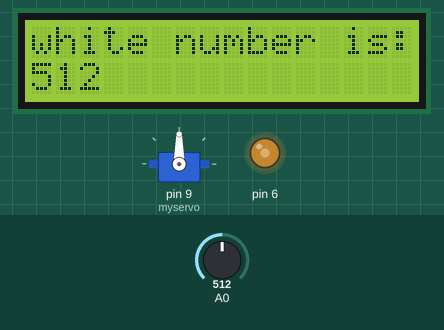
This sketch was run on a simulated Arduino Uno, built with avr-gcc and run on an emulated ATmega328P. On the bench: servo, 16×2 character LCD, output pins drawn as LEDs (lit = HIGH). The test bench sets the inputs (shaded band); at power-on: A0 = 512. What the sketch prints to the serial monitor is not drawn.

Above: at 5.1 s.
At 17.2 s:
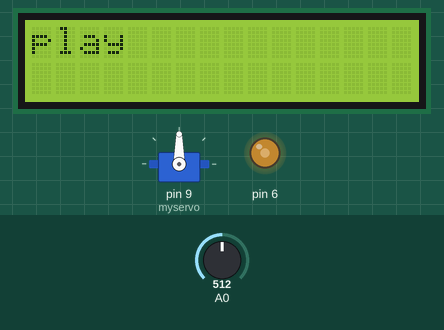
17.3 s: A0 set to 306
At 18.3 s:
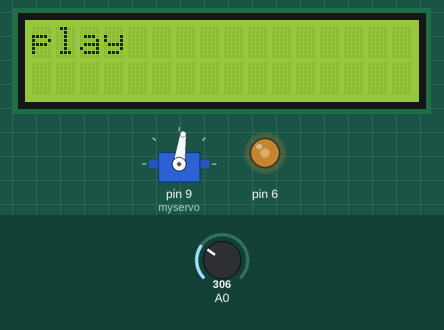
Timing chart, 0 to 20.3 s (numbered marks = the images above; inputs shaded):
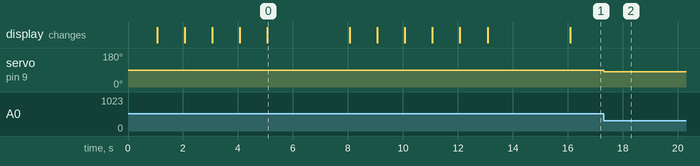

Measured:
- after the input at 17.3 s, servo on pin 9 (myservo): 90° → 82° at once
- what the display in image 0 shows lasts 3.0 s, from 5.1 s to 8.1 s

The sketch:

code.ino
```cpp
#include <LiquidCrystal.h>
#include <Servo.h>
#define unpress_angle 90
#define press_angle 82
#define timer 3


LiquidCrystal lcd(12, 11, 5, 4, 3, 2); // Creates an LCD object. Parameters: (rs, enable, d4, d5, d6, d7)
Servo myservo;  // create servo object to control a servo
bool trig=true;
int whiteInt;
int blackInt;
int threshold;

void setWhite() {
  lcd.setCursor(0, 0);
  lcd.print("set white in:");
  delay(1000);
  lcd.setCursor(0,1);
  for (int i=timer;i>=0;i--) {
    lcd.print(i);
    delay(1000);
  lcd.setCursor(0,1);
  }
  lcd.clear();
whiteInt = analogRead(A0);
 lcd.setCursor(0, 0);
 lcd.print("white number is:");
  lcd.setCursor(0,1);
 lcd.print(String(whiteInt));
 delay(3000);
 lcd.clear();
 lcd.setCursor(0,0);

}

void setBlack() {
  lcd.setCursor(0, 0);
  lcd.print("set black in:");
  delay(1000);
  lcd.setCursor(0,1);
  for (int i=timer;i>=0;i--) {
    lcd.print(i);
    delay(1000);
  lcd.setCursor(0,1);
  }
  lcd.clear();
 blackInt = analogRead(A0);
 lcd.setCursor(0, 0);
 lcd.print("black number is:");
  lcd.setCursor(0,1);
 lcd.print(String(blackInt));
 delay(3000);
 lcd.clear();
 lcd.setCursor(0,0);
}

void setup() {
  Serial.begin(9600);
  myservo.attach(9);  // attaches the servo on pin 9 to the servo object
  myservo.write(unpress_angle);
  analogWrite(6,120); // Generate PWM signal at pin D11, value of 100 (out of 255)
  lcd.begin(16,2); // Initializes the interface to the LCD screen, and specifies the dimensions (width and height) of the display }
  setWhite();
  setBlack();
  threshold=blackInt+whiteInt;
  threshold/=2;
  lcd.print("play");
}

void loop() {
 myservo.write(unpress_angle);              // unpress the button
 int value = analogRead(A0);
 Serial.print(String(value) + "\n");
 if(value < threshold)
 {
    myservo.write(press_angle);          // press the button
    delay(500);                       // waits 100ms for the servo to reach the position
 }

}
```
